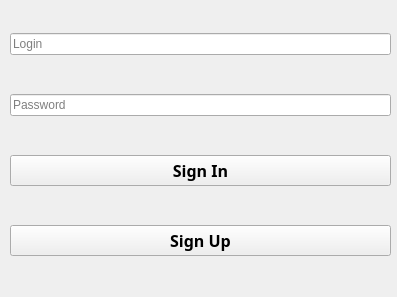
<?xml version="1.0" encoding="UTF-8"?>
<ui version="4.0">
 <class>Form</class>
 <widget class="QWidget" name="Form">
  <property name="geometry">
   <rect>
    <x>0</x>
    <y>0</y>
    <width>397</width>
    <height>297</height>
   </rect>
  </property>
  <property name="windowTitle">
   <string>Form</string>
  </property>
  <widget class="QWidget" name="layoutWidget">
   <property name="geometry">
    <rect>
     <x>10</x>
     <y>0</y>
     <width>381</width>
     <height>291</height>
    </rect>
   </property>
   <layout class="QVBoxLayout" name="verticalLayout">
    <item>
     <widget class="QLineEdit" name="lineEdit">
      <property name="text">
       <string/>
      </property>
      <property name="placeholderText">
       <string>Login</string>
      </property>
     </widget>
    </item>
    <item>
     <widget class="QLineEdit" name="lineEdit_2">
      <property name="placeholderText">
       <string>Password</string>
      </property>
     </widget>
    </item>
    <item>
     <widget class="QPushButton" name="pushButton_2">
      <property name="font">
       <font>
        <family>Segoe UI Black</family>
        <pointsize>12</pointsize>
        <weight>75</weight>
        <bold>true</bold>
       </font>
      </property>
      <property name="mouseTracking">
       <bool>false</bool>
      </property>
      <property name="contextMenuPolicy">
       <enum>Qt::CustomContextMenu</enum>
      </property>
      <property name="text">
       <string>Sign In</string>
      </property>
     </widget>
    </item>
    <item>
     <widget class="QPushButton" name="pushButton">
      <property name="font">
       <font>
        <family>Segoe UI Black</family>
        <pointsize>12</pointsize>
        <weight>75</weight>
        <bold>true</bold>
       </font>
      </property>
      <property name="text">
       <string>Sign Up</string>
      </property>
     </widget>
    </item>
   </layout>
  </widget>
 </widget>
 <resources/>
 <connections/>
</ui>
